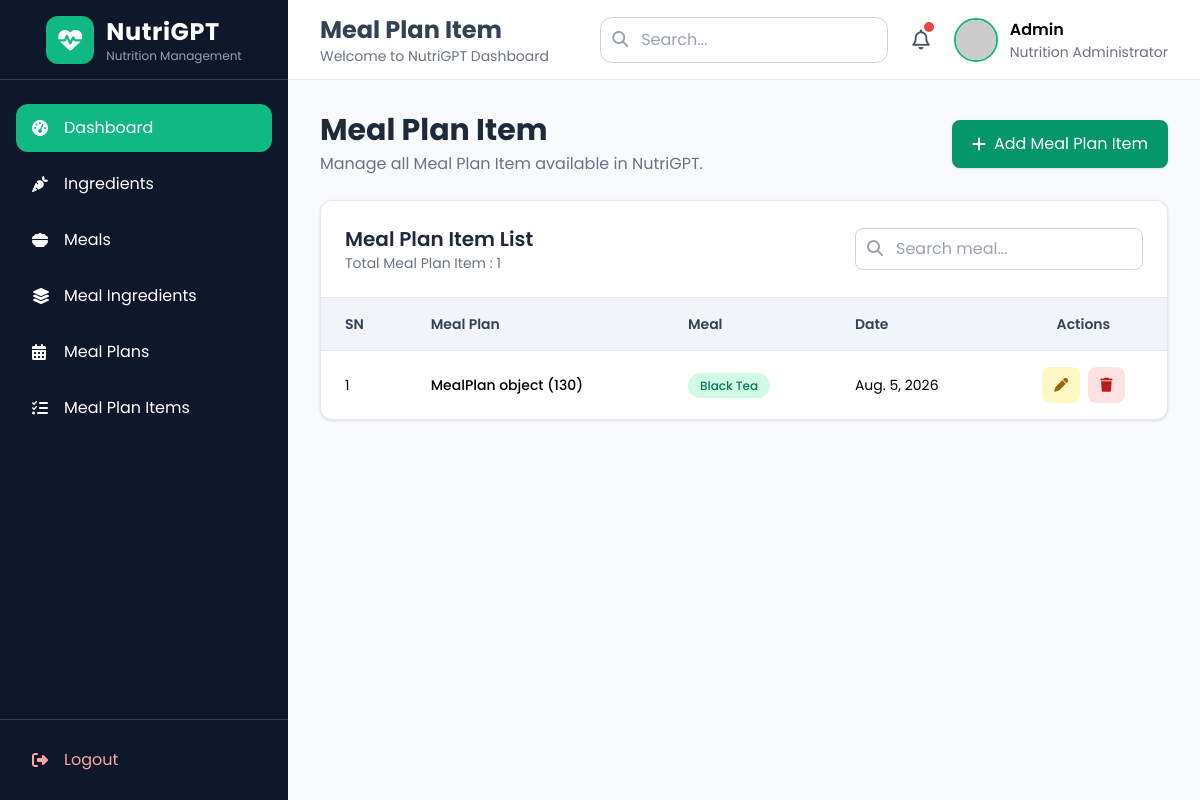
Screenshot of /meal/MealPlanItem/ with the database file from the repository.
### meals/models.py (models this page shows, shortened)
class MealPlanItems(models.Model):
    meal_plan = models.ForeignKey(MealPlan, on_delete=models.CASCADE)
    meal = models.ForeignKey(Meal, on_delete=models.CASCADE)
    date = models.DateField()
    class Meta:
        db_table = 'meal plane itmes'

class MealPlan(models.Model):
    user = models.ForeignKey(User, on_delete=models.CASCADE, related_name='user_mealplan')
    title = models.CharField(max_length=30, blank=True)
    start_date = models.DateField()
    end_date = models.DateField()
    generated_by_ai = models.BooleanField(default=False)
    created_at = models.DateTimeField(auto_now_add=True)
    updated_at = models.DateTimeField(auto_now=True)
    class Meta:
        db_table = 'meal plan'

class Meal(models.Model):
    name = models.CharField(max_length=30)
    meal_type = models.CharField(max_length=20, choices=MealType.choices)
    description = models.TextField(null=True, blank=True)
    prepare_time = models.PositiveIntegerField(help_text='Enter time in minetus')
    class Meta:
        db_table = 'meal'
    def __str__(self):
        return self.name

### meals/views.py (the view)
# urls.py: path('MealPlanItem/', MealPlanItemsListView.as_view(), name = 'MealPlanItem-list'),
class MealPlanItemsListView(ListView):
    model = MealPlanItems
    paginate_by = 10
    template_name = 'mealplanitem/list.html'
    context_object_name = 'MealPlanItems'

### meals/templates/mealplanitem/list.html (shortened to what this page needs)
{% extends "home/base.html" %}
{% block page_title %}Meal Plan Item{% endblock %}
{% block content %}
<div class="space-y-6">
    <div class="flex flex-col md:flex-row md:items-center md:justify-between gap-4">
        <div>
            <h1 class="text-3xl font-bold text-slate-800">
                Meal Plan Item
            </h1>
            <p class="text-gray-500 mt-1">
                Manage all Meal Plan Item available in NutriGPT.
            </p>
        </div>
        <a href="{% url 'MealPlanItem-create' %}"
           class="inline-flex items-center gap-2 bg-emerald-600 hover:bg-emerald-700 text-white px-5 py-3 rounded-lg shadow transition">
            <i class="fa-solid fa-plus"></i>
            Add Meal Plan Item
        </a>
    </div>
    <div class="bg-white rounded-xl shadow border border-gray-200">
        <div class="flex flex-col md:flex-row md:items-center md:justify-between gap-4 p-6 border-b">
            <div>
                <h2 class="text-xl font-semibold text-slate-800">
                    Meal Plan Item List
                </h2>
                <p class="text-sm text-gray-500">
                    Total Meal Plan Item : {{ page_obj.paginator.count }}
                </p>
            </div>
            <form method="get">
                <div class="relative">
                    <input
                        type="text"
                        name="search"
                        value="{{ request.GET.search }}"
                        placeholder="Search meal..."
                        class="w-72 border border-gray-300 rounded-lg pl-10 pr-4 py-2 focus:outline-none focus:ring-2 focus:ring-emerald-500">
                    <i class="fa-solid fa-magnifying-glass absolute left-3 top-3 text-gray-400"></i>
                </div>
            </form>
        </div>
        <div class="overflow-x-auto">
            <table class="min-w-full text-sm">
                <thead class="bg-slate-100 text-slate-700">
                    <tr>
                        <th class="px-6 py-4 text-left font-semibold">
                            SN
                        </th>
                        <th class="px-6 py-4 text-left font-semibold">
                            Meal Plan
                        </th>
                        <th class="px-6 py-4 text-left font-semibold">
                            Meal
                        </th>
                        <th class="px-6 py-4 text-left font-semibold">
                            Date
                        </th>
                        <th class="px-6 py-4 text-center font-semibold">
                            Actions
                        </th>
                    </tr>
                </thead>
                <tbody>
                {% for Ingredient in MealPlanItems %}
                    <tr class="border-t hover:bg-slate-50">
                        <td class="px-6 py-4">
                            {{ page_obj.start_index|add:forloop.counter0 }}
                        </td>
                        <td class="px-6 py-4 font-medium">
                            {{ Ingredient.meal_plan }}
                        </td>
                        <td class="px-6 py-4">
                            <span class="px-3 py-1 rounded-full bg-emerald-100 text-emerald-700 text-xs font-medium">
                                {{ Ingredient.meal}}
                            </span>
                        </td>
                        <td class="px-6 py-4">
                            {{ Ingredient.date }}
                        </td>
                        <td class="px-6 py-4">
                            <div class="flex justify-center gap-2">
                                <a href="{% url 'MealPlanItem-update' Ingredient.pk %}"
                                   class="px-3 py-2 rounded-lg bg-yellow-100 text-yellow-700 hover:bg-yellow-200">
                                    <i class="fa-solid fa-pen"></i>
                                </a>
                                <a href="{% url 'MealPlanItem-delete' Ingredient.pk %}"
                                   class="px-3 py-2 rounded-lg bg-red-100 text-red-700 hover:bg-red-200">
                                    <i class="fa-solid fa-trash"></i>
                                </a>
                            </div>
                        </td>
                    </tr>
                {% endfor %}
                </tbody>
            </table>
        </div>
    </div>
</div>
{% endblock %}

### home/templates/home/base.html (style rules this page uses)
body { font-family: 'Poppins', sans-serif; background:#f8fafc; }

### rows the page displays
MealPlanItems: start_index|add "1", meal_plan "MealPlan object (130)", meal "Black Tea", date "Aug. 5, 2026"

### other values shown
{{ page_obj.paginator.count }} "1"
